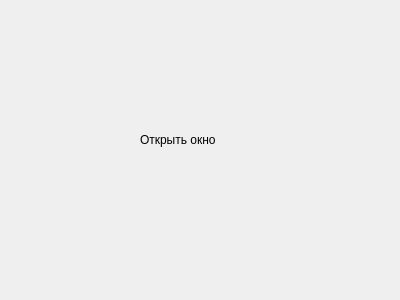
<?xml version="1.0" encoding="UTF-8"?>
<ui version="4.0">
 <class>SecondWindow</class>
 <widget class="QDialog" name="SecondWindow">
  <property name="geometry">
   <rect>
    <x>0</x>
    <y>0</y>
    <width>400</width>
    <height>300</height>
   </rect>
  </property>
  <property name="windowTitle">
   <string>Dialog</string>
  </property>
  <widget class="QLabel" name="label">
   <property name="geometry">
    <rect>
     <x>140</x>
     <y>130</y>
     <width>151</width>
     <height>20</height>
    </rect>
   </property>
   <property name="text">
    <string>Открыть окно</string>
   </property>
  </widget>
 </widget>
 <resources/>
 <connections/>
</ui>
